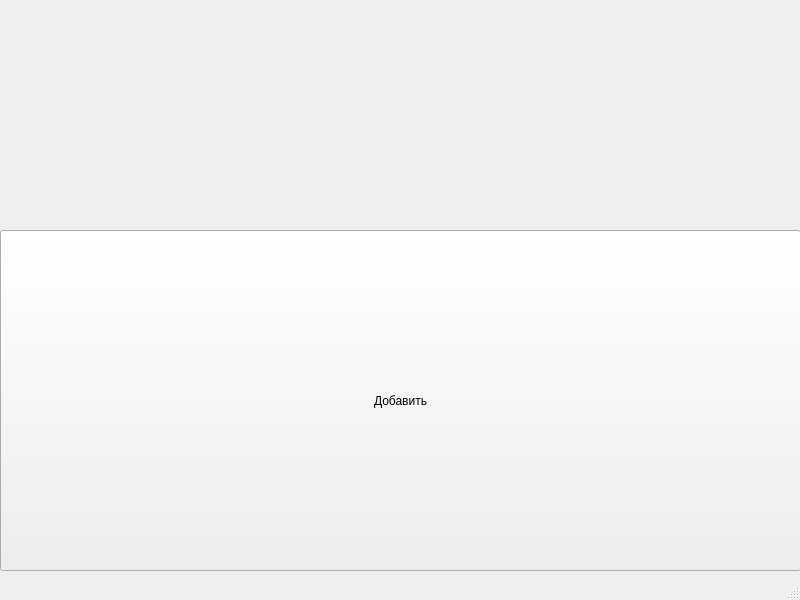
<?xml version="1.0" encoding="UTF-8"?>
<ui version="4.0">
 <class>MainWindow</class>
 <widget class="QMainWindow" name="MainWindow">
  <property name="geometry">
   <rect>
    <x>0</x>
    <y>0</y>
    <width>800</width>
    <height>600</height>
   </rect>
  </property>
  <property name="windowTitle">
   <string>MainWindow</string>
  </property>
  <widget class="QWidget" name="centralwidget">
   <widget class="QPushButton" name="pushButton">
    <property name="geometry">
     <rect>
      <x>0</x>
      <y>230</y>
      <width>801</width>
      <height>341</height>
     </rect>
    </property>
    <property name="text">
     <string>Добавить</string>
    </property>
   </widget>
  </widget>
  <widget class="QMenuBar" name="menubar">
   <property name="geometry">
    <rect>
     <x>0</x>
     <y>0</y>
     <width>800</width>
     <height>18</height>
    </rect>
   </property>
  </widget>
  <widget class="QStatusBar" name="statusbar"/>
 </widget>
 <resources/>
 <connections/>
</ui>
